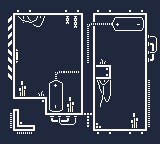

The image is a tile-based game level rendered from a .tmx file. Its description and complete source (layers, tilesets, objects, tile grids) follow:
An orthogonal 10x9 tile map with 16x16 px tiles, 2 tile layers (Tile Layer 1, Tile Layer 2) and 5 objects (2x battery, 2x socket, counter).

<map version="1.2" tiledversion="1.3.3" orientation="orthogonal" renderorder="right-down" width="10" height="9" tilewidth="16" tileheight="16" infinite="0" nextlayerid="4" nextobjectid="8">
 <editorsettings>
  <export target="3-third.json" format="json" />
 </editorsettings>
 <tileset firstgid="1" name="four-color" tilewidth="16" tileheight="16" tilecount="250" columns="10">
  <image source="four-color.png" width="160" height="400" />
 </tileset>
 <layer id="1" name="Tile Layer 1" width="10" height="9">
  <data encoding="csv">
2684354697,1073741962,3221225611,3221225611,1073741962,3221225608,1073741962,3221225611,1073741962,3221225609,
2684354684,133,134,128,148,3221225631,1610612894,3221225562,3221225561,1610612875,
2684354685,128,128,128,128,3221225630,128,128,128,3221225648,
3758096509,135,128,128,128,3221225630,2147483802,128,128,3221225638,
3758096508,128,128,3221225631,2684354718,2684354689,2684354707,128,128,1610612875,
2684354699,145,154,1610612826,128,2684354689,180,128,128,3221225618,
137,139,1610612862,1610612825,145,2684354689,190,128,128,3221225618,
146,2684354686,137,1610612902,1610612912,207,1610612893,128,145,3221225618,
137,1610612882,128,128,128,137,138,139,138,1610612873
</data>
 </layer>
 <layer id="3" name="Tile Layer 2" width="10" height="9">
  <data encoding="csv">
0,0,0,0,0,0,0,0,0,0,
0,0,0,0,0,2684354690,0,0,0,0,
0,0,0,0,0,2684354680,0,0,0,0,
0,0,0,0,0,2684354680,0,0,0,0,
0,0,0,0,0,0,0,0,0,0,
0,0,0,0,0,0,0,0,0,0,
2684354737,3221225649,0,0,0,0,0,0,0,0,
0,0,3221225649,0,0,208,0,0,0,0,
0,0,1610612913,0,0,0,0,0,0,0
</data>
 </layer>
 <objectgroup id="2" name="Object Layer 1">
  <object id="1" name="battery" gid="22" x="32" y="48" width="16" height="16" />
  <object id="2" name="battery" gid="12" x="96" y="128" width="16" height="16" />
  <object id="4" name="counter" gid="40" x="80" y="80" width="16" height="16" />
  <object id="5" name="socket" gid="65" x="112" y="32" width="16" height="16" />
  <object id="7" name="socket" gid="55" x="48" y="112" width="16" height="16" />
 </objectgroup>
</map>
